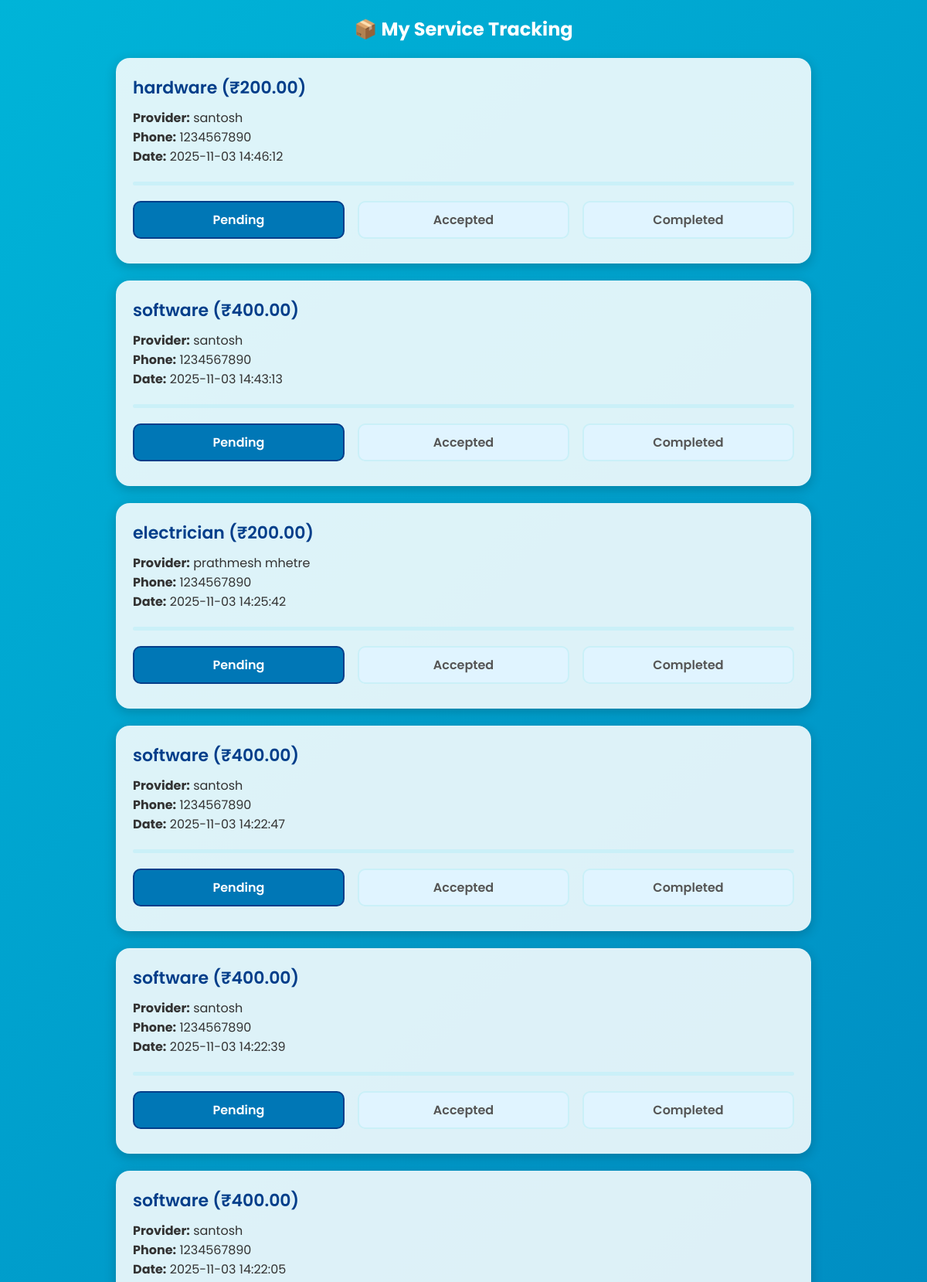
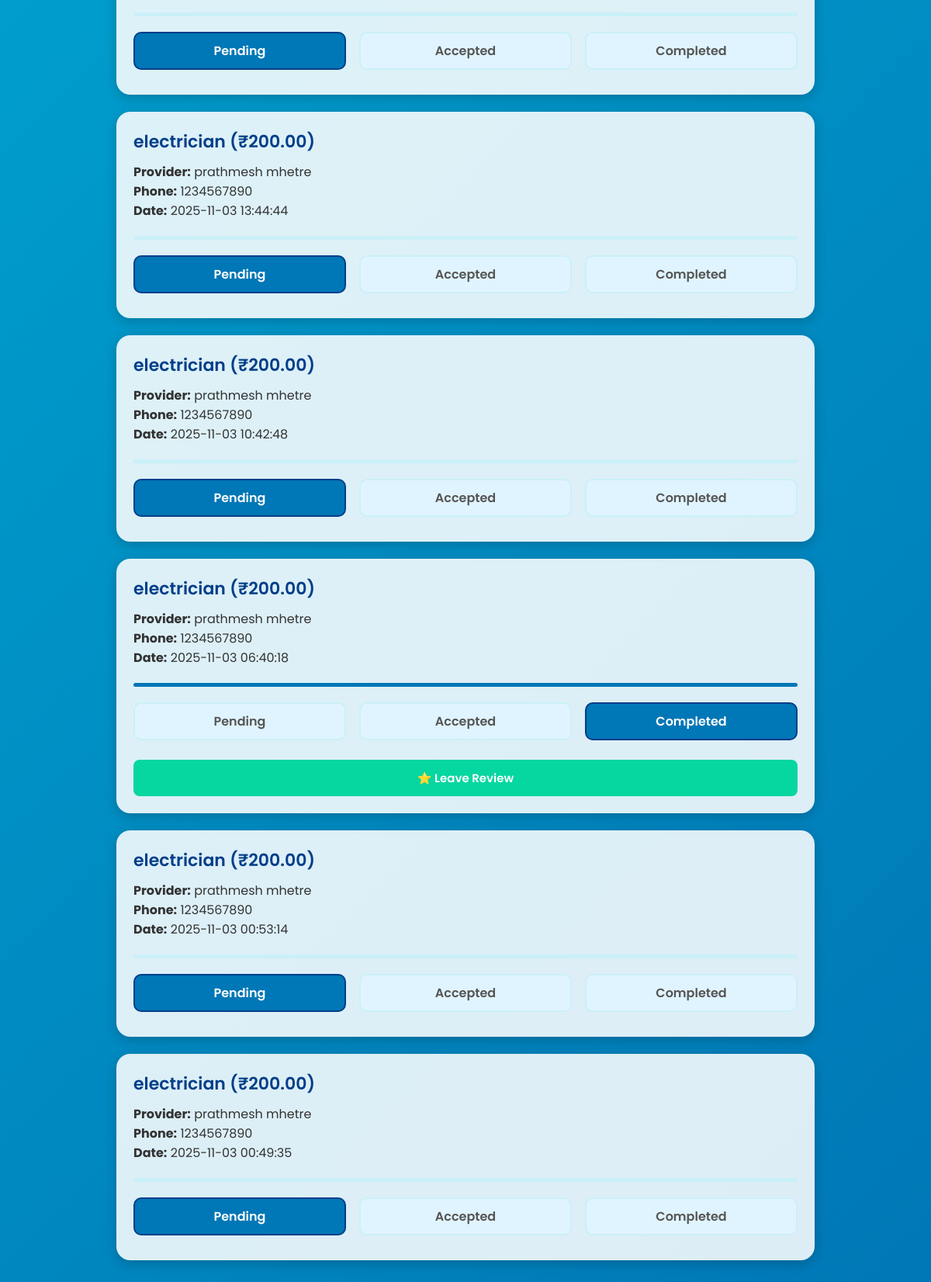
Page /user_tracking.php (signed in) on the committed database (2 pictures, top to bottom).
### tables this page shows
CREATE TABLE `bookings` (
  `booking_id` int(11) NOT NULL,
  `user_id` int(11) DEFAULT NULL,
  `provider_id` int(11) DEFAULT NULL,
  `service_id` int(11) DEFAULT NULL,
  `booking_date` datetime DEFAULT NULL,
  `status` enum('pending','accepted','completed','cancelled') DEFAULT 'pending',
  `created_at` timestamp NOT NULL DEFAULT CURRENT_TIMESTAMP
);

CREATE TABLE `services` (
  `service_id` int(11) NOT NULL,
  `provider_id` int(11) DEFAULT NULL,
  `title` varchar(100) DEFAULT NULL,
  `description` text,
  `price` decimal(10,2) DEFAULT NULL,
  `status` enum('active','inactive') DEFAULT 'active',
  `created_at` datetime DEFAULT CURRENT_TIMESTAMP
);

CREATE TABLE `providers` (
  `provider_id` int(11) NOT NULL,
  `name` varchar(100) NOT NULL,
  `email` varchar(100) NOT NULL,
  `password` varchar(255) NOT NULL,
  `phone` varchar(15) DEFAULT NULL,
  `service_type` varchar(100) DEFAULT NULL,
  `address` text,
  `verified` tinyint(1) DEFAULT '0',
  `created_at` timestamp NOT NULL DEFAULT CURRENT_TIMESTAMP
);

### user_tracking.php (the view, shortened to what this page needs)
<?php
include('includes/db.php');
$user_id = $_SESSION['user_id'];
$query = "SELECT b.*, s.title, s.price, p.name AS provider_name, p.phone AS provider_phone
          FROM bookings b
          JOIN services s ON b.service_id = s.service_id
          JOIN providers p ON b.provider_id = p.provider_id
          WHERE b.user_id = '$user_id'
          ORDER BY b.booking_date DESC";
$result = mysqli_query($conn, $query);
?>
<!DOCTYPE html>
<html>
<head>
</head>
<body>
<div class="container">
<h2 style="color:white; text-align:center; margin-bottom:20px;">📦 My Service Tracking</h2>
<?php while ($row = mysqli_fetch_assoc($result)) {
$status = strtolower($row['status']);
$progress = "0%";
if ($status == "completed") $progress = "100%";
?>
<div class="card">
    <div class="title"><?= $row['title']; ?> (₹<?= $row['price']; ?>)</div>
    <div class="info">
        <b>Provider:</b> <?= $row['provider_name']; ?><br>
        <b>Phone:</b> <?= $row['provider_phone']; ?><br>
        <b>Date:</b> <?= $row['booking_date']; ?><br>
    </div>
    <div class="status-container">
        <div class="progress-line">
            <div class="progress-fill" style="width: <?= $progress ?>;"></div>
        </div>
        <div class="steps">
            <div class="step-box <?= ($status=='pending'?'step-active':'') ?>">Pending</div>
            <div class="step-box <?= ($status=='accepted'?'step-active':'') ?>">Accepted</div>
            <div class="step-box <?= ($status=='completed'?'step-active':'') ?>">Completed</div>
        </div>
    </div>
    <?php if ($status == "completed") { ?>
        <form method="POST" action="review.php">
            <button class="review-btn">⭐ Leave Review</button>
        </form>
    <?php } ?>
</div>
<?php } ?>
</div>
</body>
</html>

### user_tracking.php (style rules this page uses)
* { margin: 0; padding: 0; box-sizing: border-box; font-family: "Poppins", sans-serif; }
body { background: linear-gradient(135deg, #00b4d8, #0077b6); padding: 20px; }
.container { max-width: 900px; margin: auto; }
.card { background: #ffffffdd; border-radius: 18px; padding: 22px; margin-bottom: 22px; box-shadow: 0 4px 15px rgba(0,0,0,0.2); }
.title { font-size: 22px; font-weight: 600; color: #023e8a; }
.info { margin-top: 10px; color: #333; }
.status-container { margin-top: 20px; }
.steps { display: flex; justify-content: space-between; margin-bottom: 10px; }
.step-box { width: 32%; padding: 10px; text-align: center; font-weight: 600; border-radius: 10px; background: #e0f4ff; border: 2px solid #caf0f8; color: #555; }
.step-active { background: #0077b6; border-color: #023e8a; color: white; }
.progress-line { height: 5px; background: #caf0f8; width: 100%; border-radius: 5px; overflow: hidden; margin-bottom: 20px; }
.progress-fill { height: 5px; background: #0077b6; }
.review-btn { background: #06d6a0; color: white; padding: 12px; width: 100%; font-size: 15px; font-weight: 600; border: none; border-radius: 8px; cursor: pointer; margin-top: 15px; }

### rows in the picture
bookings: service.title "hardware", service.price "200.00", provider.name "santosh", provider.phone "1234567890", booking_date "2025-11-03 14:46:12"
bookings: service.title "software", service.price "400.00", provider.name "santosh", provider.phone "1234567890", booking_date "2025-11-03 14:43:13"
bookings: service.title "electrician", service.price "200.00", provider.name "prathmesh mhetre", provider.phone "1234567890", booking_date "2025-11-03 14:25:42"
bookings: service.title "software", service.price "400.00", provider.name "santosh", provider.phone "1234567890", booking_date "2025-11-03 14:22:47"
bookings: service.title "software", service.price "400.00", provider.name "santosh", provider.phone "1234567890", booking_date "2025-11-03 14:22:39"
bookings: service.title "software", service.price "400.00", provider.name "santosh", provider.phone "1234567890", booking_date "2025-11-03 14:22:05"
bookings: service.title "electrician", service.price "200.00", provider.name "prathmesh mhetre", provider.phone "1234567890", booking_date "2025-11-03 13:44:44"
bookings: service.title "electrician", service.price "200.00", provider.name "prathmesh mhetre", provider.phone "1234567890", booking_date "2025-11-03 10:42:48"
bookings: service.title "electrician", service.price "200.00", provider.name "prathmesh mhetre", provider.phone "1234567890", booking_date "2025-11-03 06:40:18"
bookings: service.title "electrician", service.price "200.00", provider.name "prathmesh mhetre", provider.phone "1234567890", booking_date "2025-11-03 00:53:14"
bookings: service.title "electrician", service.price "200.00", provider.name "prathmesh mhetre", provider.phone "1234567890", booking_date "2025-11-03 00:49:35"
